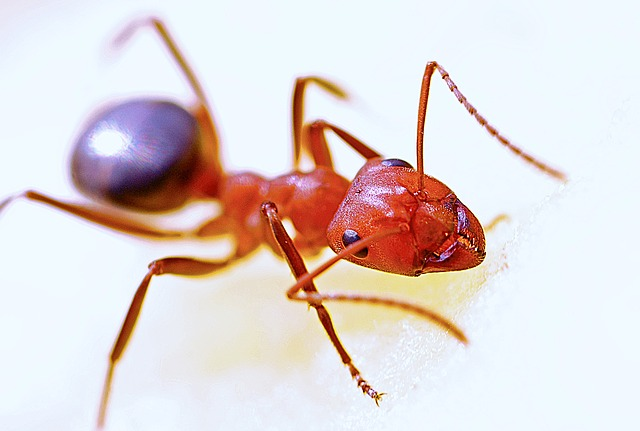
#> input picture image/ant.jpg, 640 x 431 px
$ python Demo03_thres+tracker.py
#> lines starting #> are read from the running program, lines starting #| are printed output that depends on the picture; after the words box and inside, x2 and y2 are one past the last pixel; in counts of white or black regions, pixels touching at a corner belong together
import cv2

def display(value):
    pass

cv2.namedWindow('Output')
cv2.createTrackbar('value', 'Output', 128, 255, display)

while True:
    gray_img = cv2.imread('image/ant.jpg', 0)
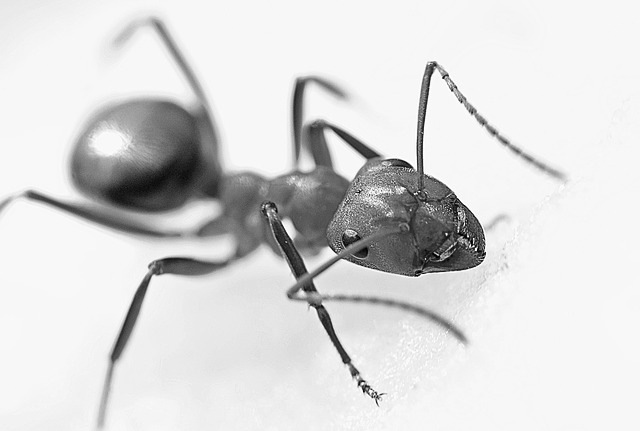
#> gray_img: shape (431, 640); min 0, max 255, mean 217
    thresh_val = cv2.getTrackbarPos('value', 'Output')
    thresh, cvt_img = cv2.threshold(gray_img, thresh_val, 255, cv2.THRESH_BINARY)
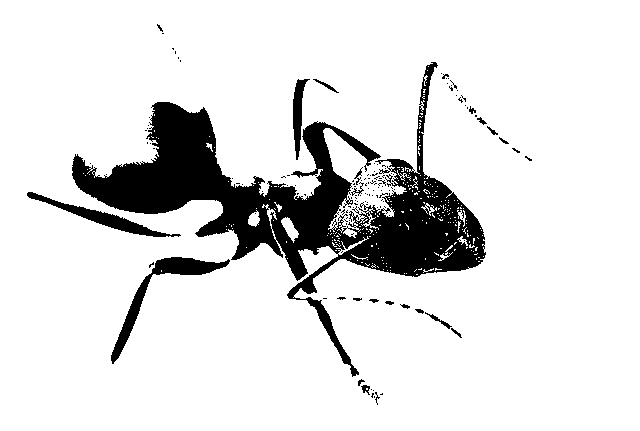
#> cvt_img: shape (431, 640); 87.4% white; 139 black regions (118 under 20 px), largest, box (x1, y1, x2, y2) and area: (72, 62, 486, 377) 29989, (111, 257, 230, 364) 1806, (27, 192, 181, 237) 1251
#> thresh = 128

    if cv2.waitKey(1) & 0xFF == ord('e'):
#> (key e is pressed here)
        break

    cv2.imshow('Output', cvt_img)

cv2.destroyAllWindows()

$ run again, with image/ball2d.jpg copied over image/ant.jpg
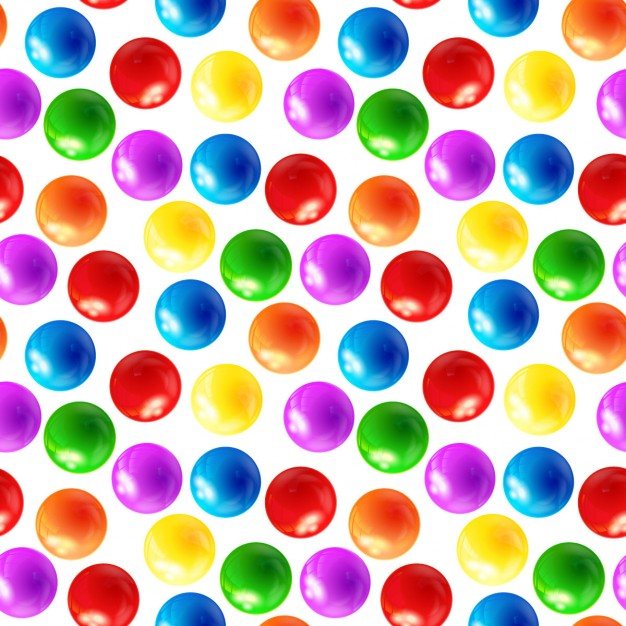
#> input picture image/ball2d.jpg, 626 x 626 px
#> `gray_img = cv2.imread('image/ant.jpg', 0)`:
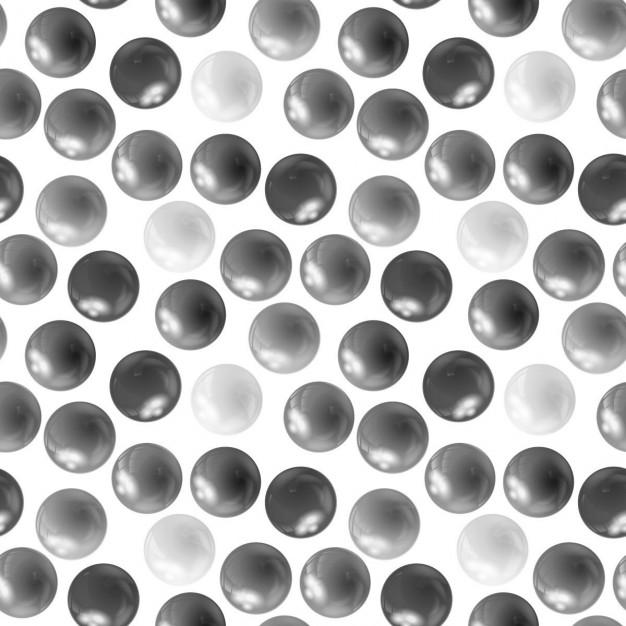
#> gray_img: shape (626, 626); min 27, max 255, mean 180.3
#> `thresh, cvt_img = cv2.threshold(gray_img, thresh_val, 255, cv2.THRESH_..`:
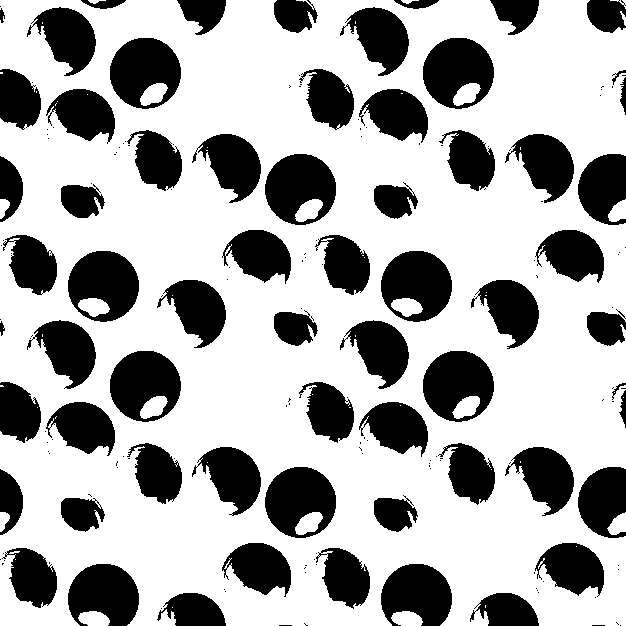
#> cvt_img: shape (626, 626); 67.5% white; 181 black regions (117 under 20 px), largest, box (x1, y1, x2, y2) and area: (265, 154, 336, 225) 3553, (265, 467, 336, 538) 3551, (423, 38, 494, 109) 3550
#> thresh = 128

$ run again, with image/boy.jpg copied over image/ant.jpg
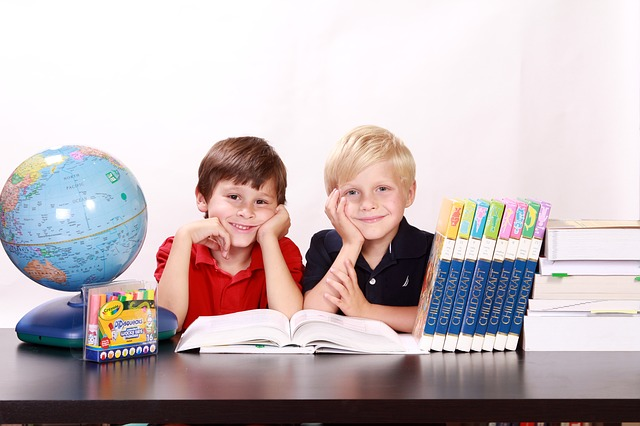
#> input picture image/boy.jpg, 640 x 426 px
#> `gray_img = cv2.imread('image/ant.jpg', 0)`:
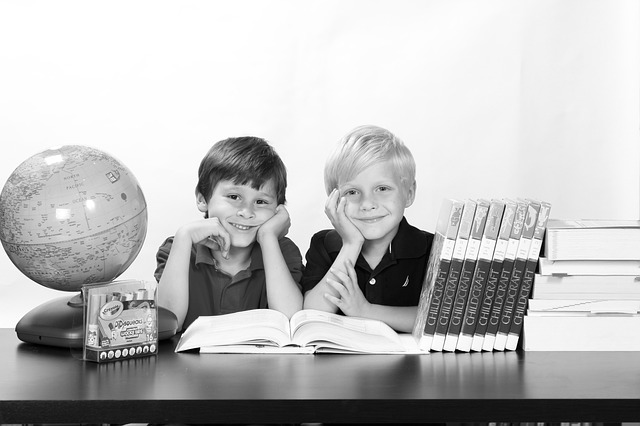
#> gray_img: shape (426, 640); min 0, max 255, mean 188.7
#> `thresh, cvt_img = cv2.threshold(gray_img, thresh_val, 255, cv2.THRESH_..`:
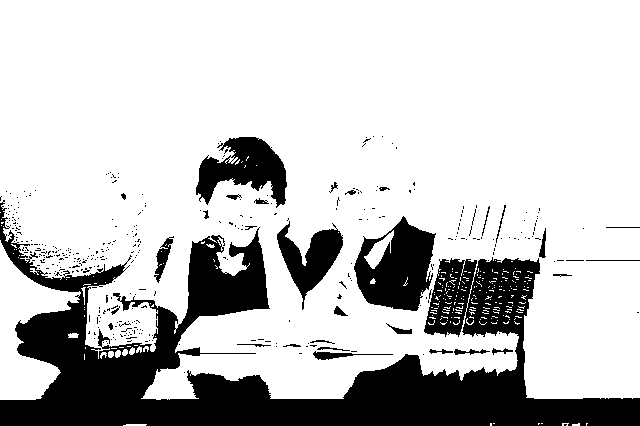
#> cvt_img: shape (426, 640); 77.6% white; 383 black regions (352 under 20 px), largest, box (x1, y1, x2, y2) and area: (0, 200, 640, 426) 47525, (354, 216, 436, 311) 4794, (196, 137, 287, 208) 3470
#> thresh = 128
